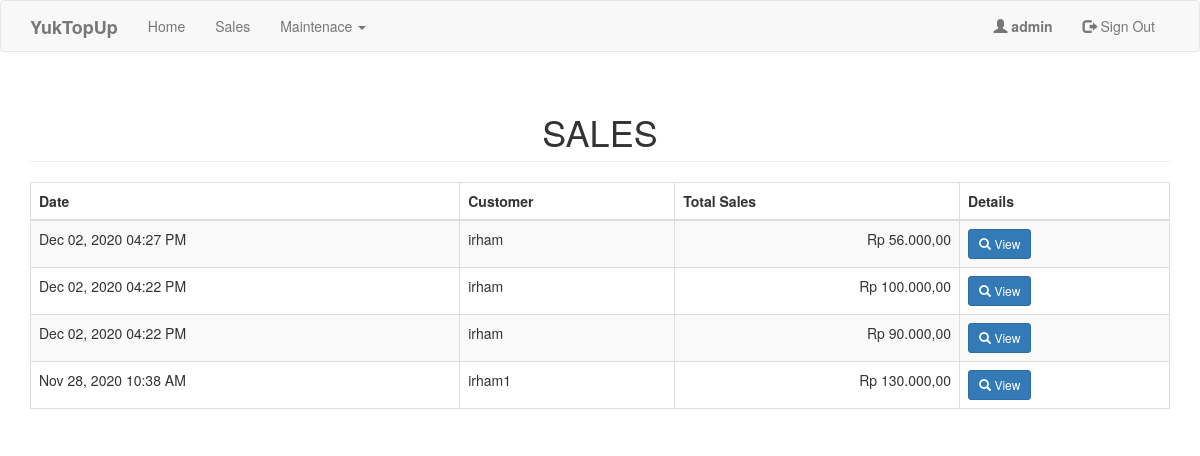
The app's page /sales.php (signed in) with its own data.
### tables this page shows
CREATE TABLE `purchase` (
  `purchaseid` int(11) NOT NULL,
  `customer` varchar(50) NOT NULL,
  `total` double NOT NULL,
  `date_purchase` datetime NOT NULL
);

### sales.php (the view, shortened to what this page needs)
<?php include('config.php');
?>
<!DOCTYPE html>
<html>
<head>
	<link rel="stylesheet" href="https://maxcdn.bootstrapcdn.com/bootstrap/3.3.7/css/bootstrap.min.css">
</head>
<body>
<nav class="navbar navbar-default">
  <div class="container">
    <div class="navbar-header">
      <a class="navbar-brand" href="admin.php"><b>YukTopUp</b></a>
    </div>
    <div class="collapse navbar-collapse" id="bs-example-navbar-collapse-1">
      <ul class="nav navbar-nav">
	  	<li><a href="admin.php">Home</a></li>
        <li><a href="sales.php">Sales</a></li>
        <li>
          <a href="#" class="dropdown-toggle" data-toggle="dropdown" role="button" aria-haspopup="true" aria-expanded="false">Maintenace <span class="caret"></span></a>
        </li>
      </ul>
      <ul class="nav navbar-nav navbar-right">
      <li><a href="#"><span class="glyphicon glyphicon-user"></span>     <strong><?php echo $_SESSION['username_admin'];?></strong></a></li>
      <li><a href="logout_admin.php"><span class="glyphicon glyphicon-log-out"></span>     Sign Out</a></li>
      </ul>
    </div>
  </div>
</nav>
<div class="container">
	<h1 class="page-header text-center">SALES</h1>
	<table class="table table-striped table-bordered">
		<thead>
			<th>Date</th>
			<th>Customer</th>
			<th>Total Sales</th>
			<th>Details</th>
		</thead>
		<tbody>
			<?php
				$sql="select * from purchase order by purchaseid desc";
				$query=$conn->query($sql);
				while($row=$query->fetch_array()){
					?>
					<tr>
						<td><?php echo date('M d, Y h:i A', strtotime($row['date_purchase'])) ?></td>
						<td><?php echo $row['customer']; ?></td>
						<td class="text-right">&#82;&#112; <?php echo number_format($row['total'], 2,',','.'); ?></td>
						<td><a href="#details<?php echo $row['purchaseid']; ?>" data-toggle="modal" class="btn btn-primary btn-sm"><span class="glyphicon glyphicon-search"></span> View </a>
						</td>
					</tr>
					<?php
				}
			?>
		</tbody>
	</table>
</div>
</body>
</html>

### records on screen
purchase: date_purchase "Dec 02, 2020 04:27 PM", customer "irham", total "56.000,00"
purchase: date_purchase "Dec 02, 2020 04:22 PM", customer "irham", total "100.000,00"
purchase: date_purchase "Dec 02, 2020 04:22 PM", customer "irham", total "90.000,00"
purchase: date_purchase "Nov 28, 2020 10:38 AM", customer "irham1", total "130.000,00"

### other values on screen
$_SESSION['username_admin'] "admin"
